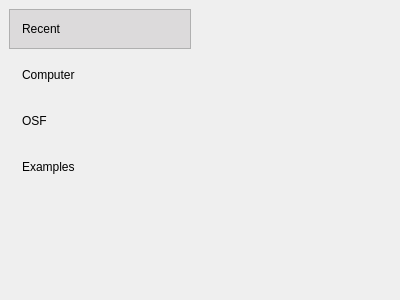
<?xml version="1.0" encoding="UTF-8"?>
<ui version="4.0">
 <class>DataSetBrowser</class>
 <widget class="QWidget" name="DataSetBrowser">
  <property name="geometry">
   <rect>
    <x>0</x>
    <y>0</y>
    <width>400</width>
    <height>300</height>
   </rect>
  </property>
  <property name="windowTitle">
   <string>Form</string>
  </property>
  <layout class="QGridLayout" name="gridLayout_2">
   <property name="leftMargin">
    <number>0</number>
   </property>
   <property name="topMargin">
    <number>0</number>
   </property>
   <property name="rightMargin">
    <number>0</number>
   </property>
   <property name="bottomMargin">
    <number>0</number>
   </property>
   <property name="verticalSpacing">
    <number>0</number>
   </property>
   <item row="0" column="0">
    <widget class="QWidget" name="widget" native="true">
     <property name="minimumSize">
      <size>
       <width>200</width>
       <height>0</height>
      </size>
     </property>
     <layout class="QVBoxLayout" name="verticalLayout">
      <property name="spacing">
       <number>6</number>
      </property>
      <item>
       <widget class="QPushButton" name="buttonRecent">
        <property name="styleSheet">
         <string notr="true">QPushButton
{
	background-color: transparent ;
	border : 1px solid transparent;
	padding: 12px ;
	text-align: left ;
}

QPushButton::hover
{
	background-color: rgb(227, 225, 226) ;
	border : 1px solid rgb(207, 205, 206) ;
}

QPushButton::checked
{
	background-color: rgb(220, 218, 219) ;
	border: 1px solid #B0B0B0 ;
}
</string>
        </property>
        <property name="text">
         <string>Recent</string>
        </property>
        <property name="checkable">
         <bool>true</bool>
        </property>
        <property name="checked">
         <bool>true</bool>
        </property>
       </widget>
      </item>
      <item>
       <widget class="QPushButton" name="buttonFileSystem">
        <property name="styleSheet">
         <string notr="true">QPushButton
{
	background-color: transparent ;
	border : 1px solid transparent;
	padding: 12px ;
	text-align: left ;
}

QPushButton::hover
{
	background-color: rgb(227, 225, 226) ;
	border : 1px solid rgb(207, 205, 206) ;
}

QPushButton::checked
{
	background-color: rgb(220, 218, 219) ;
	border: 1px solid #B0B0B0 ;
}
</string>
        </property>
        <property name="text">
         <string>Computer</string>
        </property>
        <property name="checkable">
         <bool>true</bool>
        </property>
       </widget>
      </item>
      <item>
       <widget class="QPushButton" name="buttonOSF">
        <property name="styleSheet">
         <string notr="true">QPushButton
{
	background-color: transparent ;
	border : 1px solid transparent;
	padding: 12px ;
	text-align: left ;
}

QPushButton::hover
{
	background-color: rgb(227, 225, 226) ;
	border : 1px solid rgb(207, 205, 206) ;
}

QPushButton::checked
{
	background-color: rgb(220, 218, 219) ;
	border: 1px solid #B0B0B0 ;
}
</string>
        </property>
        <property name="text">
         <string>OSF</string>
        </property>
        <property name="icon">
         <iconset resource="../resources/icons.qrc">
          <normaloff>:/icons/logo-osf.png</normaloff>:/icons/logo-osf.png</iconset>
        </property>
        <property name="checkable">
         <bool>true</bool>
        </property>
       </widget>
      </item>
      <item>
       <widget class="QPushButton" name="buttonExamples">
        <property name="styleSheet">
         <string notr="true">QPushButton
{
	background-color: transparent ;
	border : 1px solid transparent;
	padding: 12px ;
	text-align: left ;
}

QPushButton::hover
{
	background-color: rgb(227, 225, 226) ;
	border : 1px solid rgb(207, 205, 206) ;
}

QPushButton::checked
{
	background-color: rgb(220, 218, 219) ;
	border: 1px solid #B0B0B0 ;
}
</string>
        </property>
        <property name="text">
         <string>Examples</string>
        </property>
        <property name="checkable">
         <bool>true</bool>
        </property>
       </widget>
      </item>
      <item>
       <spacer name="verticalSpacer">
        <property name="orientation">
         <enum>Qt::Vertical</enum>
        </property>
        <property name="sizeHint" stdset="0">
         <size>
          <width>20</width>
          <height>40</height>
         </size>
        </property>
       </spacer>
      </item>
     </layout>
    </widget>
   </item>
   <item row="0" column="1">
    <widget class="DataSetListWidget" name="widget_2" native="true">
     <property name="sizePolicy">
      <sizepolicy hsizetype="Preferred" vsizetype="Preferred">
       <horstretch>0</horstretch>
       <verstretch>1</verstretch>
      </sizepolicy>
     </property>
     <layout class="QGridLayout" name="gridLayout"/>
    </widget>
   </item>
  </layout>
 </widget>
 <customwidgets>
  <customwidget>
   <class>DataSetListWidget</class>
   <extends>QWidget</extends>
   <header>widgets/datasetlistwidget.h</header>
   <container>1</container>
  </customwidget>
 </customwidgets>
 <resources>
  <include location="../resources/icons.qrc"/>
 </resources>
 <connections/>
</ui>
